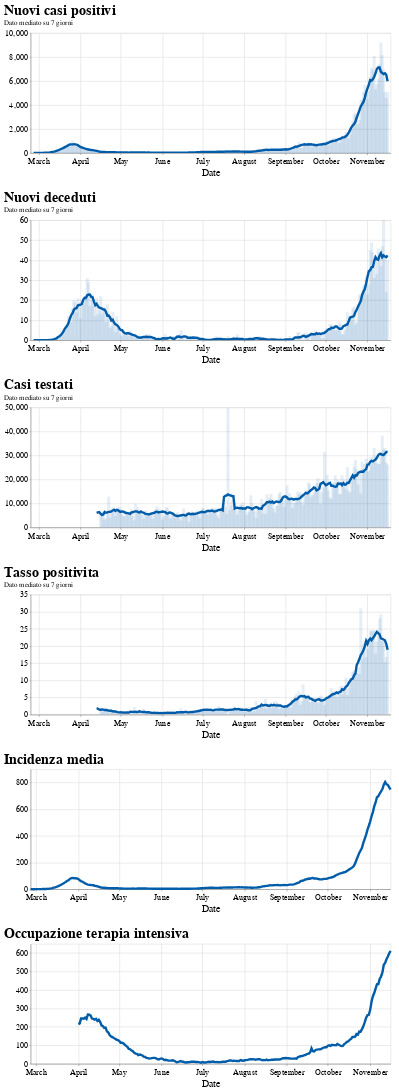

The cell this chart's notebook holds for it:
### Code cell
c5 = alt.Chart(country).mark_line().encode(x="Date:T", y=alt.Y("Incidence", title='')).properties(height=200, width=600,title='Incidenza media')
c6 = alt.Chart(country).mark_line().encode(x="Date:T", y=alt.Y("FZICU", title='')).properties(height=200, width=600,title='Occupazione terapia intensiva')

c1 = rolling_avg('AnzahlFaelle', title='Nuovi casi positivi', data=country)
#c5 = rolling_avg('Incidence', title='Incidenza media', data=country)
c2 = rolling_avg('AnzahlTotTaeglich', title='Nuovi deceduti', data=country)
c3 = rolling_avg('New_Tests', title='Casi testati', data=country)
c4 = rolling_avg('Positivity_Rate', title='Tasso positivita', data=country)
#c6 = rolling_avg('FZICU', title='Terapia intensiva', data=country)
alt.vconcat(c1, c2, c3, c4, c5, c6)

### Figure 1 — Vega-Lite specification as saved in the notebook (floating-point values rounded to 4 significant figures; data arrays with more than 128 entries replaced by an {"elided": "..."} marker saying what was removed)
{"config": {"view": {"width": 600, "height": 400}, "background": "#ffffff", "title": {"anchor": "start", "font": "Source Sans Pro, Arial, sans", "fontColor": "#000000", "fontSize": 24, "fontWeight": "bold"}, "arc": {"fill": "#005DA9"}, "area": {"fill": "#005DA9"}, "line": {"stroke": "#005DA9", "strokeWidth": 4}, "path": {"stroke": "#005DA9"}, "rect": {"fill": "#005DA9"}, "shape": {"stroke": "#005DA9"}, "bar": {"fill": "#005DA9"}, "point": {"stroke": "#005DA9"}, "symbol": {"fill": "#005DA9", "size": 60}, "axis": {"titleFont": "Source Sans Pro, sans", "titleFontSize": 16, "titleFontWeight": "normal", "labelFont": "Source Sans Pro, sans", "labelFontSize": 14, "labelFontWeight": "normal"}, "axisX": {"labelAngle": 0, "labelPadding": 4, "tickSize": 3}, "axisY": {"labelBaseline": "middle", "maxExtent": 45, "minExtent": 45, "tickSize": 2, "titleAlign": "left", "titleAngle": 0, "titleX": -45, "titleY": -11}, "headerFacet": {"titleFontSize": 16, "labelFontSize": 14}, "headerRow": {"titleFontSize": 16, "labelFontSize": 14}, "headerColumn": {"titleFontSize": 16, "labelFontSize": 14}, "legend": {"titleFont": "Source Sans Pro, sans", "titleFontSize": 16, "titleFontWeight": "normal", "symbolType": "circle", "labelFont": "Source Sans Pro, sans", "labelFontSize": 15}, "range": {"category": ["#AB377A", "#AEC067", "#9BC3B7", "#928285", "#F07F3C", "#FFE054", "#E30034", "#005DA9", "#644F54", "#5EA290", "#769F3B", "#812161", "#E36319", "#F5C631"]}}, "vconcat": [{"layer": [{"mark": "line", "encoding": {"tooltip": [{"type": "temporal", "field": "Date"}, {"type": "quantitative", "field": "AnzahlFaelle"}, {"type": "quantitative", "field": "RollingAvg"}], "x": {"type": "temporal", "field": "Date"}, "y": {"type": "quantitative", "field": "averaged", "title": ""}}, "height": 200, "selection": {"selector001": {"type": "interval", "bind": "scales"}}, "transform": [{"window": [{"op": "mean", "field": "AnzahlFaelle", "as": "averaged"}], "frame": [-4, 3]}], "width": 600}, {"mark": {"type": "bar", "opacity": 0.1}, "encoding": {"tooltip": [{"type": "temporal", "field": "Date"}, {"type": "quantitative", "field": "AnzahlFaelle"}, {"type": "quantitative", "field": "RollingAvg"}], "x": {"type": "temporal", "field": "Date"}, "y": {"type": "quantitative", "field": "AnzahlFaelle", "title": ""}}, "height": 200, "transform": [{"window": [{"op": "mean", "field": "AnzahlFaelle", "as": "averaged"}], "frame": [-4, 3]}], "width": 600}], "title": {"text": ["Nuovi casi positivi"], "subtitle": ["Dato mediato su 7 giorni"]}}, {"layer": [{"mark": "line", "encoding": {"tooltip": [{"type": "temporal", "field": "Date"}, {"type": "quantitative", "field": "AnzahlFaelle"}, {"type": "quantitative", "field": "RollingAvg"}], "x": {"type": "temporal", "field": "Date"}, "y": {"type": "quantitative", "field": "averaged", "title": ""}}, "height": 200, "selection": {"selector001": {"type": "interval", "bind": "scales"}}, "transform": [{"window": [{"op": "mean", "field": "AnzahlTotTaeglich", "as": "averaged"}], "frame": [-4, 3]}], "width": 600}, {"mark": {"type": "bar", "opacity": 0.1}, "encoding": {"tooltip": [{"type": "temporal", "field": "Date"}, {"type": "quantitative", "field": "AnzahlFaelle"}, {"type": "quantitative", "field": "RollingAvg"}], "x": {"type": "temporal", "field": "Date"}, "y": {"type": "quantitative", "field": "AnzahlTotTaeglich", "title": ""}}, "height": 200, "transform": [{"window": [{"op": "mean", "field": "AnzahlTotTaeglich", "as": "averaged"}], "frame": [-4, 3]}], "width": 600}], "title": {"text": ["Nuovi deceduti"], "subtitle": ["Dato mediato su 7 giorni"]}}, {"layer": [{"mark": "line", "encoding": {"tooltip": [{"type": "temporal", "field": "Date"}, {"type": "quantitative", "field": "AnzahlFaelle"}, {"type": "quantitative", "field": "RollingAvg"}], "x": {"type": "temporal", "field": "Date"}, "y": {"type": "quantitative", "field": "averaged", "title": ""}}, "height": 200, "selection": {"selector001": {"type": "interval", "bind": "scales"}}, "transform": [{"window": [{"op": "mean", "field": "New_Tests", "as": "averaged"}], "frame": [-4, 3]}], "width": 600}, {"mark": {"type": "bar", "opacity": 0.1}, "encoding": {"tooltip": [{"type": "temporal", "field": "Date"}, {"type": "quantitative", "field": "AnzahlFaelle"}, {"type": "quantitative", "field": "RollingAvg"}], "x": {"type": "temporal", "field": "Date"}, "y": {"type": "quantitative", "field": "New_Tests", "title": ""}}, "height": 200, "transform": [{"window": [{"op": "mean", "field": "New_Tests", "as": "averaged"}], "frame": [-4, 3]}], "width": 600}], "title": {"text": ["Casi testati"], "subtitle": ["Dato mediato su 7 giorni"]}}, {"layer": [{"mark": "line", "encoding": {"tooltip": [{"type": "temporal", "field": "Date"}, {"type": "quantitative", "field": "AnzahlFaelle"}, {"type": "quantitative", "field": "RollingAvg"}], "x": {"type": "temporal", "field": "Date"}, "y": {"type": "quantitative", "field": "averaged", "title": ""}}, "height": 200, "selection": {"selector001": {"type": "interval", "bind": "scales"}}, "transform": [{"window": [{"op": "mean", "field": "Positivity_Rate", "as": "averaged"}], "frame": [-4, 3]}], "width": 600}, {"mark": {"type": "bar", "opacity": 0.1}, "encoding": {"tooltip": [{"type": "temporal", "field": "Date"}, {"type": "quantitative", "field": "AnzahlFaelle"}, {"type": "quantitative", "field": "RollingAvg"}], "x": {"type": "temporal", "field": "Date"}, "y": {"type": "quantitative", "field": "Positivity_Rate", "title": ""}}, "height": 200, "transform": [{"window": [{"op": "mean", "field": "Positivity_Rate", "as": "averaged"}], "frame": [-4, 3]}], "width": 600}], "title": {"text": ["Tasso positivita"], "subtitle": ["Dato mediato su 7 giorni"]}}, {"mark": "line", "encoding": {"x": {"type": "temporal", "field": "Date"}, "y": {"type": "quantitative", "field": "Incidence", "title": ""}}, "height": 200, "title": "Incidenza media", "width": 600}, {"mark": "line", "encoding": {"x": {"type": "temporal", "field": "Date"}, "y": {"type": "quantitative", "field": "FZICU", "title": ""}}, "height": 200, "title": "Occupazione terapia intensiva", "width": 600}], "data": {"name": "data-ca80c3b80d91f3e7d229926f10db3821"}, "$schema": "https://vega.github.io/schema/vega-lite/v4.8.1.json", "datasets": {"data-ca80c3b80d91f3e7d229926f10db3821": {"elided": "265 records"}}}
